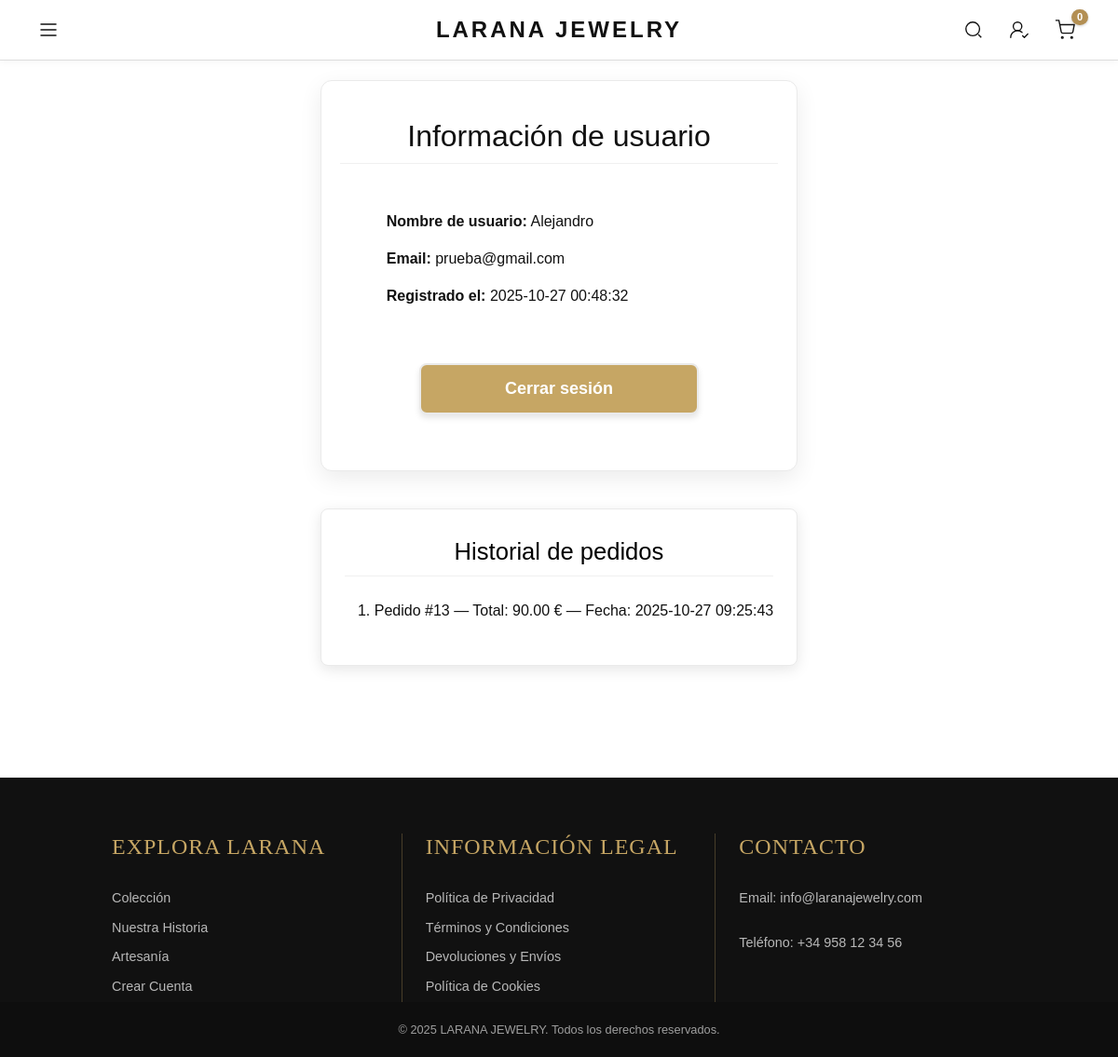
The page /tienda_login_php/perfil.php (signed in) on the database its author committed.
### tables this page shows
CREATE TABLE `usuarios` (
  `id` int(11) NOT NULL,
  `nombre` varchar(100) NOT NULL,
  `apellido` varchar(100) NOT NULL,
  `email` varchar(255) NOT NULL,
  `password` varchar(255) NOT NULL,
  `telefono` varchar(20) NOT NULL,
  `direccion` varchar(255) NOT NULL,
  `acepta_terminos` tinyint(1) NOT NULL DEFAULT 0,
  `fecha_registro` timestamp NOT NULL DEFAULT current_timestamp(),
  `admin` tinyint(1) NOT NULL DEFAULT 0
);

CREATE TABLE `pedidos` (
  `id` int(11) NOT NULL,
  `usuario_id` int(11) NOT NULL,
  `fecha` datetime DEFAULT current_timestamp(),
  `total` decimal(10,2) NOT NULL,
  `estado` enum('pendiente','entregado') DEFAULT 'pendiente'
);

### tienda_login_php/perfil.php (the view, shortened to what this page needs)
<?php
require_once "db_connect.php";
include __DIR__ . '/../includes/header.php';
?>
<main>
    <section class="perfil-info">
        <h2 class="Titulo_Usu">Información de usuario</h2>
        <div class="Info_Usu">
            <p><strong>Nombre de usuario:</strong> <?= htmlspecialchars($usuario['nombre']) ?></p>
            <p><strong>Email:</strong> <?= htmlspecialchars($usuario['email']) ?></p>
            <p><strong>Registrado el:</strong>
                <?php
                    try {
                        $sql = "SELECT fecha_registro FROM usuarios WHERE id = :id";
                        $stmt = $conn->prepare($sql);
                        $stmt->execute([':id' => $usuario['id']]);
                        $resultado = $stmt->fetch(PDO::FETCH_ASSOC);
                        if ($resultado) {
                            echo htmlspecialchars($resultado['fecha_registro']) . "</p>";
                        } else {
                            echo "No disponible";
                        }
                    } catch (PDOException $e) {
                        echo "<p style='color:red;'>Error al obtener la fecha: " . htmlspecialchars($e->getMessage()) . "</p>";
                    }
                ?>
        </div>
        <p class="Boton_Sesion">
            <a href="/J_S25_Tienda_Online/tienda_login_php/logout.php" style="text-decoration: none;color: #ffffffff;">Cerrar sesión</a>
        </p>
    </section>
    <section class="perfil-historial">
        <h2 class="Titutlo_Pedidos">Historial de pedidos</h2>
        <?php
        try {
            $sql = "SELECT id, total, fecha FROM pedidos WHERE usuario_id = :usuario_id ORDER BY fecha";
            $stmt = $conn->prepare($sql);
            $stmt->execute([':usuario_id' => $usuario['id']]);
            $pedidos = $stmt->fetchAll(PDO::FETCH_ASSOC);
            if ($pedidos) {
                echo "<ol>";
                foreach ($pedidos as $pedido) {
                    echo "<li>Pedido #{$pedido['id']} — Total: {$pedido['total']} € — Fecha: {$pedido['fecha']}</li>";
                }
                echo "</ol>";
            } else {
                echo "<p>No has realizado ningún pedido.</p>";
            }
        } catch (PDOException $e) {
            echo "<p style='color:red;'>Error al cargar historial: " . htmlspecialchars($e->getMessage()) . "</p>";
        }
        ?>
    </section>
    <section class="perfil-admin">
        <?php if ($usuario['admin'] == 1): ?>
        <h2 class="titulo-usuarios">Lista de usuarios registrados</h2>
        <?php
        try {
            $sql = "SELECT id, nombre, email, admin, fecha_registro FROM usuarios";
            $stmt = $conn->prepare($sql);
            $stmt->execute();
            $usuarios = $stmt->fetchAll(PDO::FETCH_ASSOC);
            if ($usuarios) {
                echo "<table class='lista-usuarios-admin'>";
                echo "<thead><tr><th>ID</th><th>Nombre</th><th>Email</th><th>Admin</th><th>Fecha de registro</th><th colspan='2'>Acciones</th></tr></thead>";
                echo "<tbody>";
                foreach ($usuarios as $u) {
                    echo "<tr>";
                    echo "<td>{$u['id']}</td>";
                    echo "<td>" . htmlspecialchars($u['nombre']) . "</td>";
                    echo "<td>" . htmlspecialchars($u['email']) . "</td>";
                    echo "<td>" . ($u['admin'] ? 'TRUE' : 'FALSE') . "</td>";
                    echo "<td>{$u['fecha_registro']}</td>";
                    echo "<td><a class='enlace-accion' href='/J_S25_Tienda_Online/tienda_login_php/modificar_usuarios.php?id={$u['id']}'>Editar</a></td>";
                    echo "<td><a class='enlace-accion' href='/J_S25_Tienda_Online/tienda_login_php/ver_historial.php?id={$u['id']}'>Historial de compra</a></td>";
                    echo "</tr>";
                }
                echo "</tbody></table>";
            }
        } catch (PDOException $e) {
            echo "<p class='error-message'>Error al obtener usuarios: " . htmlspecialchars($e->getMessage()) . "</p>";
        }
        ?>
        <section class="seccion-acciones-admin text-center mt-5 mb-5">
            <p>
                <button type="button" class="btn-agregar-producto" data-bs-toggle="modal" data-bs-target="#addProductModal">
                    Añadir producto
                </button>
            </p>
        </section>
        <div class="modal fade" id="addProductModal" tabindex="-1" aria-labelledby="addProductModalLabel" aria-hidden="true">
            <div class="modal-dialog modal-lg modal-dialog-centered">
                <div class="modal-content">
                    </div>
            </div>
        </div>
    </section> <?php endif; ?> </main>
<?php include __DIR__ . '/../includes/footer.php'; ?>

### style.css (style rules this page uses)
:root { --negro:#111; --dorado:#c6a664; --dorado-osc:#b38f53; --gris:#fafafa; --beige:#f8f4ef; --borde:#eaeaea; --max:1200px; }
* { box-sizing: border-box; }
html,body { margin:0; padding:0; }
body { font-family:'Karla',sans-serif; color:var(--negro); background:#fff; overflow-x:hidden; }
body { padding-top: 86px; }
.perfil-info { max-width: 600px; margin: 0 auto; padding: 40px 20px; background: #fff; border-radius: 12px; box-shadow: 0 8px 24px rgba(0,0,0,0.08); border: 1px solid var(--borde); text-align: center; }
.Titulo_Usu { margin-bottom: 50px; border-bottom: 1px solid #f0f0f0; padding-bottom: 10px; }
.Info_Usu { margin-left: 50px; text-align: left; margin-bottom: 60px; }
.Boton_Sesion { max-width: 300px; width: 90%; display: block; margin: 20px auto; padding: 12px 20px; background: #c6a664; border-radius: 8px; border: 2px solid var(--borde, #a38852); text-align: center; font-size: 18px; font-weight: 600; cursor: pointer; box-shadow: 0 4px 6px rgba(0, 0, 0, 0.1); transition: background 0.3s ease, box-shadow 0.3s ease; }
.perfil-historial { max-width: 600px; margin: 40px auto; padding: 30px 25px; background: #fff; border-radius: 8px; box-shadow: 0 4px 15px rgba(0, 0, 0, 0.1); border: 1px solid var(--borde, #e0e0e0); text-align: left; }
.Titutlo_Pedidos { margin-bottom: 25px; text-align: center; font-size: 1.6em; color: #000000; padding-bottom: 10px; border-bottom: 1px solid #f0f0f0; }
.perfil-admin { margin-top: 20px; padding: 40px; background: #fff; text-align: center; }
:root { --font-heading: 'Times New Roman', Times, serif; --font-body: 'Arial', Helvetica, sans-serif; --dorado: #c6a664; --negro: #222222; --gris-oscuro: #444444; --blanco: #ffffff; --gris-claro: #fafafa; --borde-sutil: #dddddd; }

### tienda_login_php/styles.css (style rules this page uses)
:root { --negro: #111; --dorado: #c6a664; --dorado-osc: #b38f53; --gris: #fafafa; --beige: #f8f4ef; --borde: #eaeaea; --max: 1200px; }
* { box-sizing: border-box; margin: 0; padding: 0; }
body { font-family: 'Karla', sans-serif; color: var(--negro); background: var(--beige); display: flex; align-items: center; justify-content: center; min-height: 100vh; }

### includes/footer.php (style rules this page uses)
html { height: 100%; }
body { display: flex; flex-direction: column; min-height: 100vh; background-color: #ffffff; margin: 0; }

### rows shown on the page
usuarios: fecha_registro "2025-10-27 00:48:32"
pedidos: id "13", total "90.00", fecha "2025-10-27 09:25:43"

### other values the page prints
$count "0"
$usuario['nombre'] "Alejandro"
$usuario['email'] "prueba@gmail.com"
